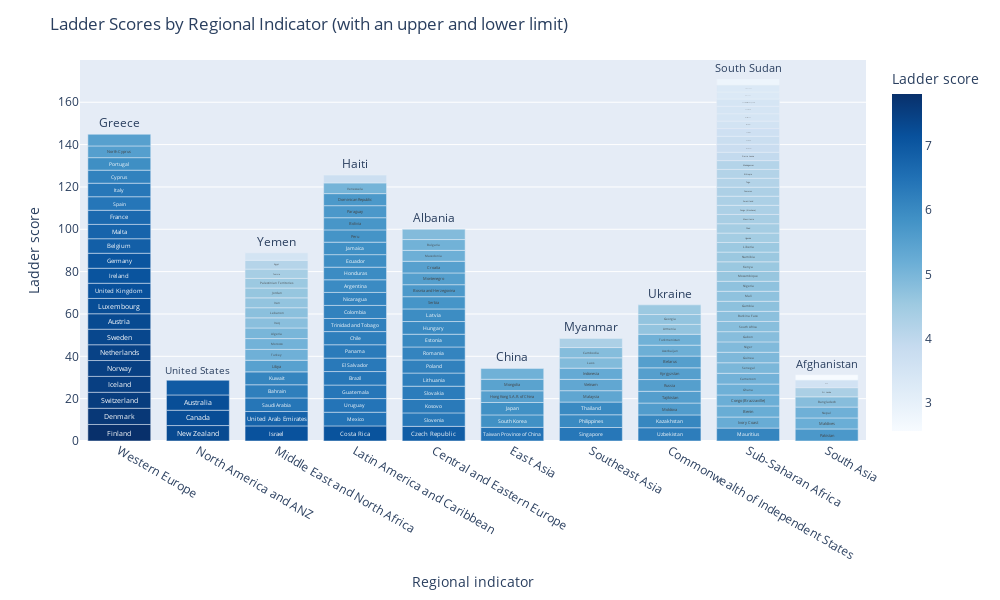

Notebook code for this chart:
### Markdown cell above
### Shows the distribution of the data:

### Code cell
df_sorted = df_cleaned.sort_values(by="Ladder score", ascending=False)
fig = px.bar(
    df_sorted,
    x='Regional indicator',
    y='Ladder score',
    text='Country name',  
    color='Ladder score',  
    color_continuous_scale='Blues',  
    hover_data={'Regional indicator': False},  
)
fig.update_traces(hovertemplate='Country: %{text}<br>Ladder score: %{y:.2f}<br>Regional indicator: %{x}')
fig.update_layout(
    title='Ladder Scores by Regional Indicator (with an upper and lower limit)',
    xaxis_title='Regional indicator',
    yaxis_title='Ladder score',
    showlegend=False,  
    width=1000,  
    height=600,  
)
fig.show()

### Figure 1 — Plotly figure (JSON) as saved in the notebook; plotly's stock layout.template omitted (floating-point values rounded to 4 significant figures; data arrays with more than 128 entries replaced by an {"elided": "..."} marker saying what was removed)
{"data": [{"alignmentgroup": "True", "hovertemplate": "Country: %{text}<br>Ladder score: %{y:.2f}<br>Regional indicator: %{x}", "legendgroup": "", "marker": {"color": {"elided": "153 float values"}, "coloraxis": "coloraxis", "pattern": {"shape": ""}}, "name": "", "offsetgroup": "", "orientation": "v", "showlegend": false, "text": {"elided": "153 str values"}, "textposition": "auto", "type": "bar", "x": {"elided": "153 str values"}, "xaxis": "x", "y": {"elided": "153 float values"}, "yaxis": "y"}], "layout": {"barmode": "relative", "coloraxis": {"colorbar": {"title": {"text": "Ladder score"}}, "colorscale": [[0, "rgb(247,251,255)"], [0.125, "rgb(222,235,247)"], [0.25, "rgb(198,219,239)"], [0.375, "rgb(158,202,225)"], [0.5, "rgb(107,174,214)"], [0.625, "rgb(66,146,198)"], [0.75, "rgb(33,113,181)"], [0.875, "rgb(8,81,156)"], [1, "rgb(8,48,107)"]]}, "height": 600, "legend": {"tracegroupgap": 0}, "margin": {"t": 60}, "showlegend": false, "title": {"text": "Ladder Scores by Regional Indicator (with an upper and lower limit)"}, "width": 1000, "xaxis": {"anchor": "y", "autorange": true, "domain": [0, 1], "range": [-0.5, 9.5], "title": {"text": "Regional indicator"}, "type": "category"}, "yaxis": {"anchor": "x", "autorange": true, "domain": [0, 1], "range": [0, 180.0], "title": {"text": "Ladder score"}, "type": "linear"}}}
